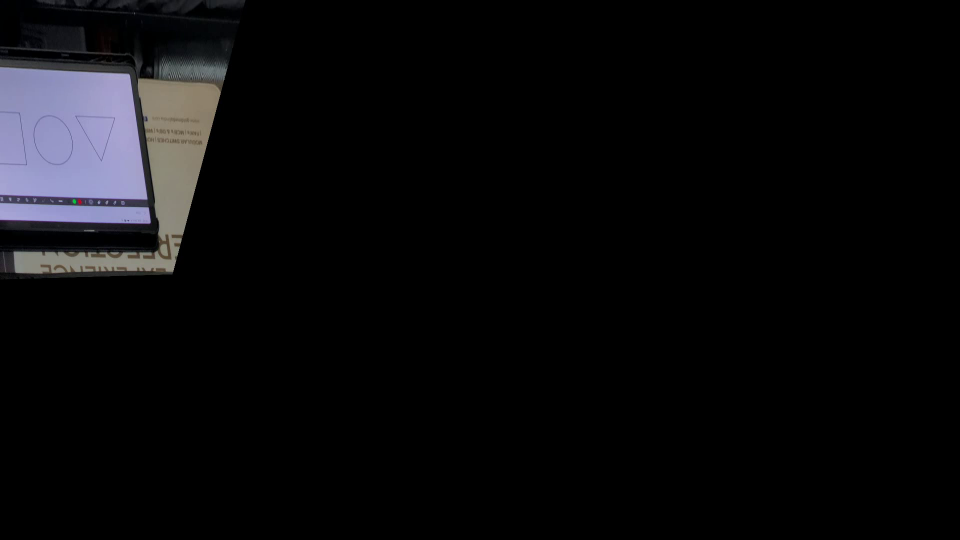
#> input picture frame 27 of output_video.mp4, 1920 x 1080 px, given in place of video, which was not available (shown at 1/2 size)
$ jupyter execute top_down.ipynb
#> lines starting #> are read from the running program, lines starting #| are printed output that depends on the picture; pictures that were not available may be replaced by others from this repository, and a replacement may not be noted
[cell 1]
#Importing Required Libraries
import numpy as np
import cv2
import matplotlib.pyplot as plt
import os
import sys
from PIL import Image
import requests
import imutils

[cell 2]
#enter the url from the IP camera app https://play.google.com/store/apps/details?id=com.pas.webcam&hl=en_US&gl=US
url = "http://172.30.92.214:8080/video"
# While loop to continuously fetching data from the Url
capture = cv2.VideoCapture(url)
while True:
    _, frame = capture.read()
#> frame is the input picture: shape (1080, 1920, 3); mean B, G, R 11.6, 10, 10.1
    cv2.imshow('sharesight',frame)
    if cv2.waitKey(1) == ord("x"): #press x to exit the capture window and take a photo image saved as test.png (will be replaced for each capture)
#> (key x is pressed here)
        result,frame = capture.read()
        cv2.imwrite("test.png",frame)
        break
capture.release()
cv2.destroyAllWindows()

[cell 3]
#Functions for loading and displaying image from CV HW1
def load_image(filename):
#> called with filename = 'test_04_11/20231104_213128.jpg'
  img = np.asarray(Image.open(filename))
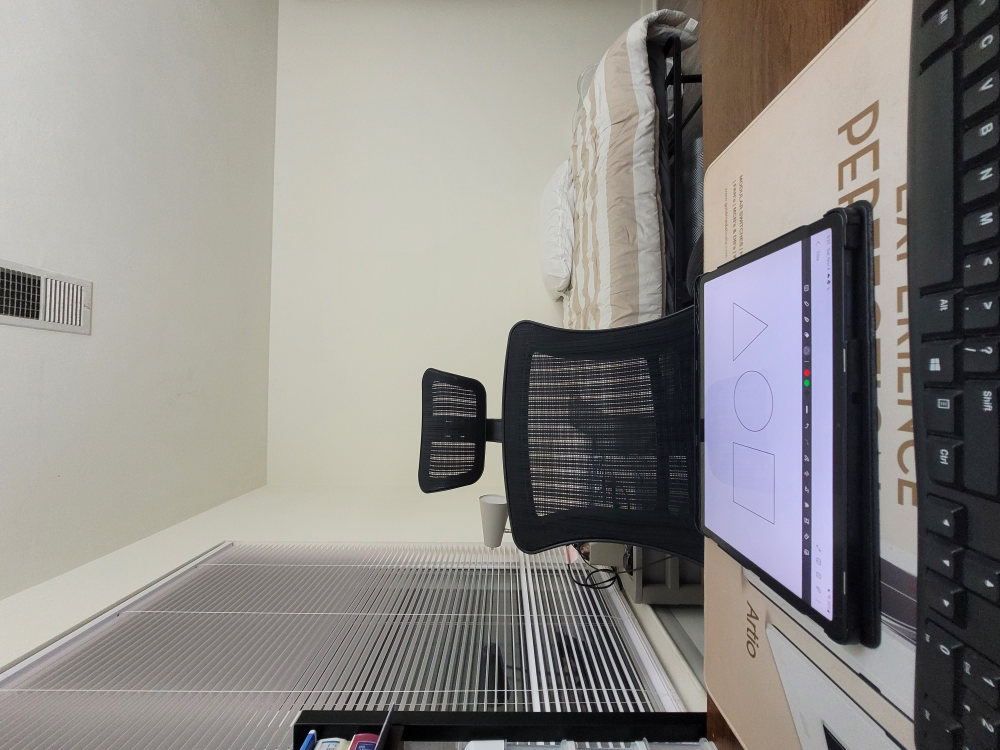
#> input picture test_04_11/20231104_213128.jpg, 4000 x 3000 px (shown at 1/4 size)
#> img is the input picture: shape (3000, 4000, 3); mean R, G, B 141.2, 138.4, 134.9
  img = img.astype("float32")/255.0
  return img

def show_image(img):
  fig = plt.figure()
  fig.set_size_inches(8, 6) # You can adjust the size of the displayed figure
  plt.imshow(img)
  plt.axis("off")

[cell 4]
image = load_image("test_04_11/20231104_213128.jpg")
image = cv2.rotate(image,cv2.ROTATE_90_CLOCKWISE)
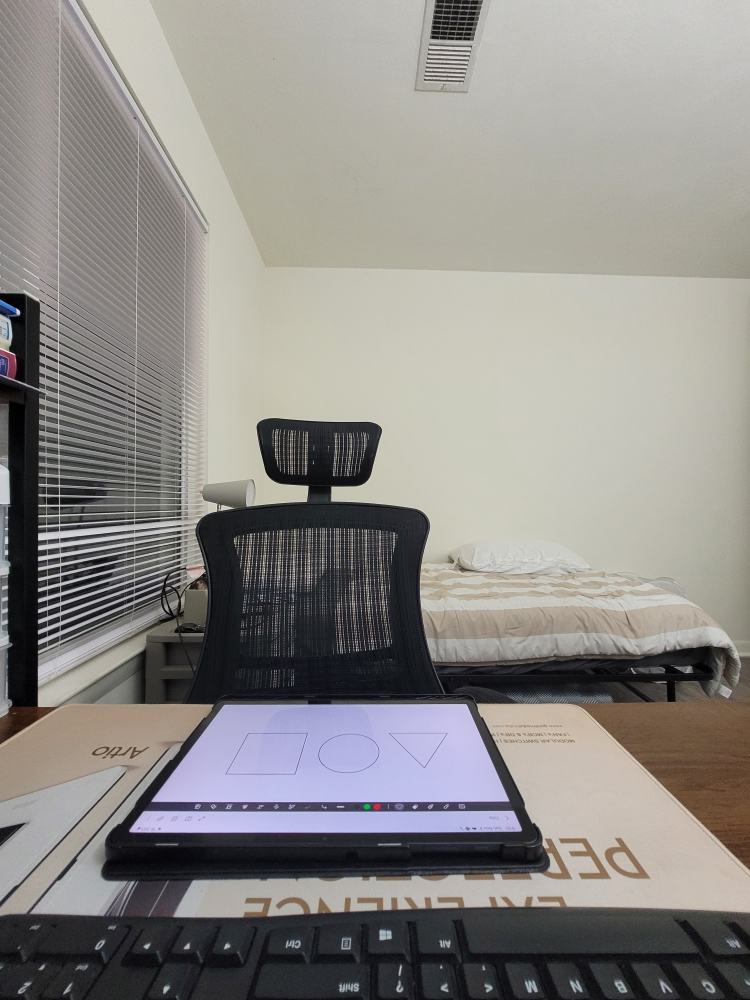
#> image: shape (4000, 3000, 3) float32 (shown at 1/4 size); mean R, G, B 0.526, 0.503, 0.499
show_image(image)

[cell 5]
# trapezoid_pts = np.array([[263, 245], [462, 246], [502, 476], [224, 474]], dtype='float32') #for test1

trapezoid_pts = np.array([[885,2690], [1917,2678], [2235,3290], [441,3278]], dtype='float32')

# Define the coordinates of the four corners of the desired rectangle (in the same order)

rectangle_pts = np.array([[0, 0], [400, 0], [400, 400], [0, 400]], dtype='float32')

# Compute the perspective transformation matrix
perspective_matrix = cv2.getPerspectiveTransform(trapezoid_pts, rectangle_pts)

# Apply the perspective transformation to the image
transformed_image = cv2.warpPerspective(image, perspective_matrix, (400, 400))  # Adjust the size as needed
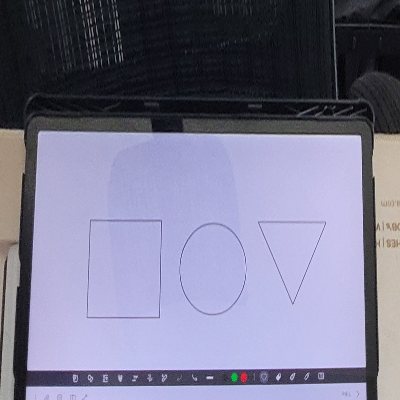
#> transformed_image: shape (400, 400, 3) float32; mean R, G, B 0.48, 0.476, 0.57
transformed_image = cv2.rotate(transformed_image,cv2.ROTATE_180)
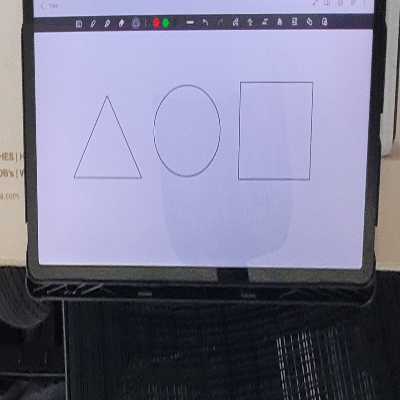
#> transformed_image: shape (400, 400, 3) float32; mean R, G, B 0.48, 0.476, 0.57
show_image(image)
show_image(transformed_image)

[cell 6]
kernel = np.array([[-1, -1, -1],
                       [-1,  9, -1],
                       [-1, -1, -1]])
sharpened_image = cv2.filter2D(transformed_image, -1, kernel)
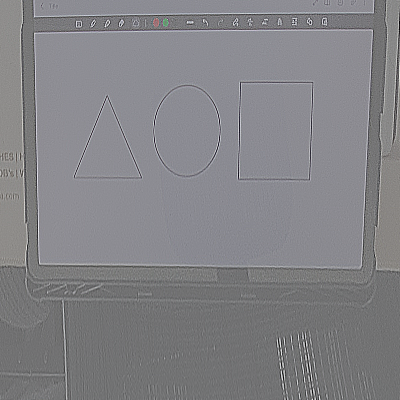
#> sharpened_image: shape (400, 400, 3) float32; mean R, G, B 0.48, 0.476, 0.57; drawn with min black and max white
#> `[cell 6] kernel = np.array([[-1, -1, -1], [-1,  9, -1], [-1, -1, -1]])..`:
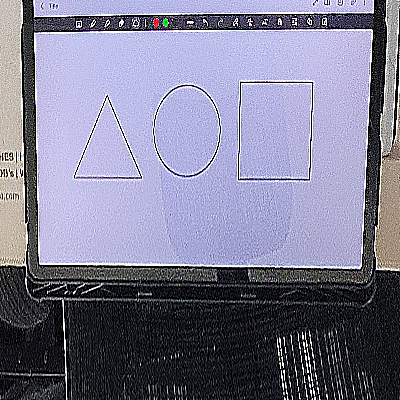
#> shown: shape (400, 400, 3) float32; mean R, G, B 0.489, 0.485, 0.572
show_image(sharpened_image)
# [5 lines of commented-out code are left out]

[cell 7]
cap = cv2.VideoCapture('test_04_11/20231104_213351.mp4')

while True:
    ret, frame = cap.read()
    if not ret:
        break

    cv2.imshow('Video', frame)

    if cv2.waitKey(1) & 0xFF == ord('q'):
#> (key x is pressed here)
        break

cap.release()

[cell 8]
#Trying Basic Perspective Transform on Video

import cv2
import numpy as np

# Open the input video file
input_video = cv2.VideoCapture('test_04_11/20231104_213351.mp4')  # Replace with your video file

# Define the source and destination points for the perspective transform
# src_points = np.array([[x1, y1], [x2, y2], [x3, y3], [x4, y4]], dtype='float32')
# dst_points = np.array([[x1', y1'], [x2', y2'], [x3', y3'], [x4', y4']], dtype='float32')


src_points = np.array([[885,2690], [1917,2678], [2235,3290], [441,3278]], dtype='float32')

# Define the coordinates of the four corners of the desired rectangle (in the same order)

dst_points = np.array([[0, 0], [400, 0], [400, 400], [0, 400]], dtype='float32')
# Calculate the perspective transform matrix
perspective_matrix = cv2.getPerspectiveTransform(src_points, dst_points)

# Define the output video settings
fourcc = cv2.VideoWriter_fourcc(*'XVID')
output_video = cv2.VideoWriter('output_video.mp4', fourcc, 30.0,(1920, 1080))  # Adjust width and height

while True:
    ret, frame = input_video.read()
    if not ret:
        break

    # Apply the perspective transform to the frame
    transformed_frame = cv2.warpPerspective(frame, perspective_matrix, (1920, 1080))
#> transformed_frame: shape (1080, 1920, 3); every value is 0

    # Write the transformed frame to the output video

    output_video.write(transformed_frame)

    cv2.imshow('Original Frame', frame)
    cv2.imshow('Transformed Frame', transformed_frame)

    if cv2.waitKey(1) & 0xFF == ord('q'):
#> (key x is pressed here)
        break

input_video.release()
output_video.release()
cv2.destroyAllWindows()

$ run again, starting later in the video
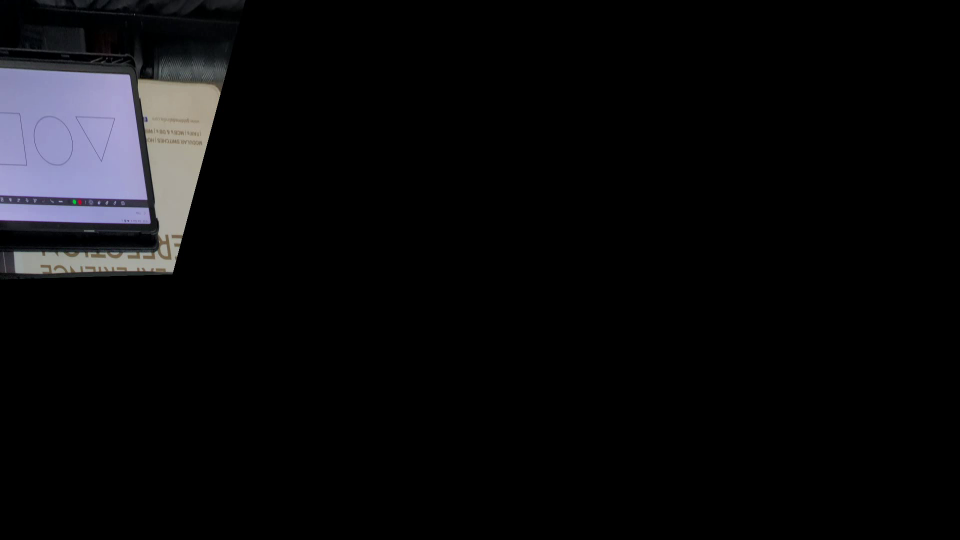
#> input picture frame 125 of output_video.mp4, 1920 x 1080 px, given in place of video, which was not available (shown at 1/2 size)
#> frame is the input picture: shape (1080, 1920, 3); mean B, G, R 12.2, 10.6, 10.6
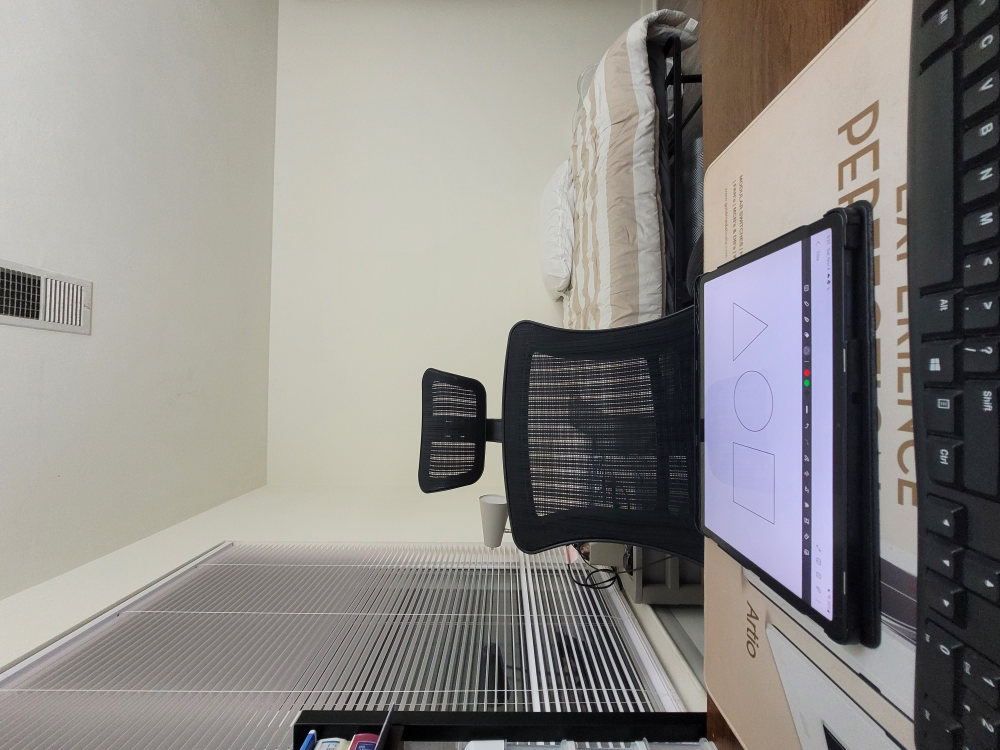
#> input picture test_04_11/20231104_213128.jpg, 4000 x 3000 px (shown at 1/4 size)
#> in load_image, img is the input picture: shape (3000, 4000, 3); mean R, G, B 141.2, 138.4, 134.9
#> transformed_frame: shape (1080, 1920, 3); every value is 0

$ run again, starting later in the video
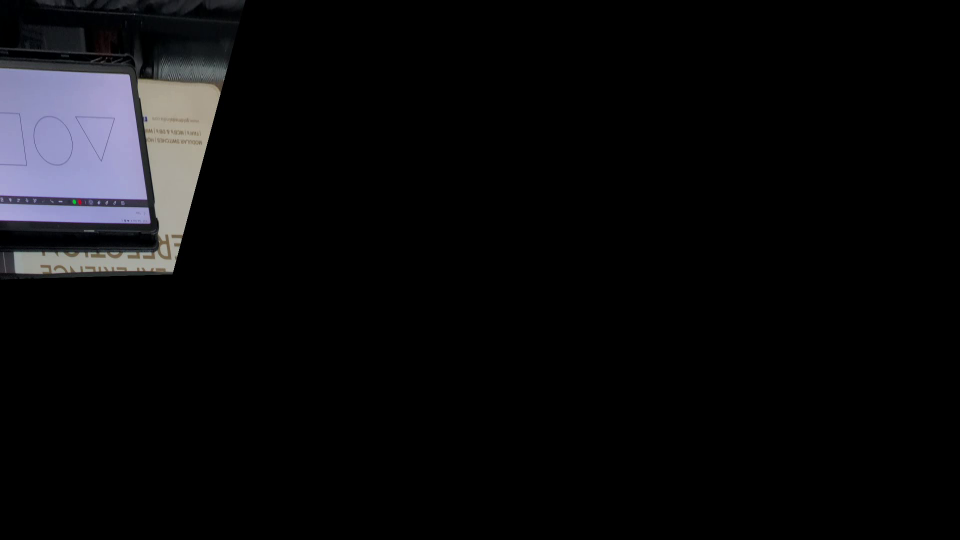
#> input picture frame 223 of output_video.mp4, 1920 x 1080 px, given in place of video, which was not available (shown at 1/2 size)
#> frame is the input picture: shape (1080, 1920, 3); mean B, G, R 12.4, 10.7, 10.8
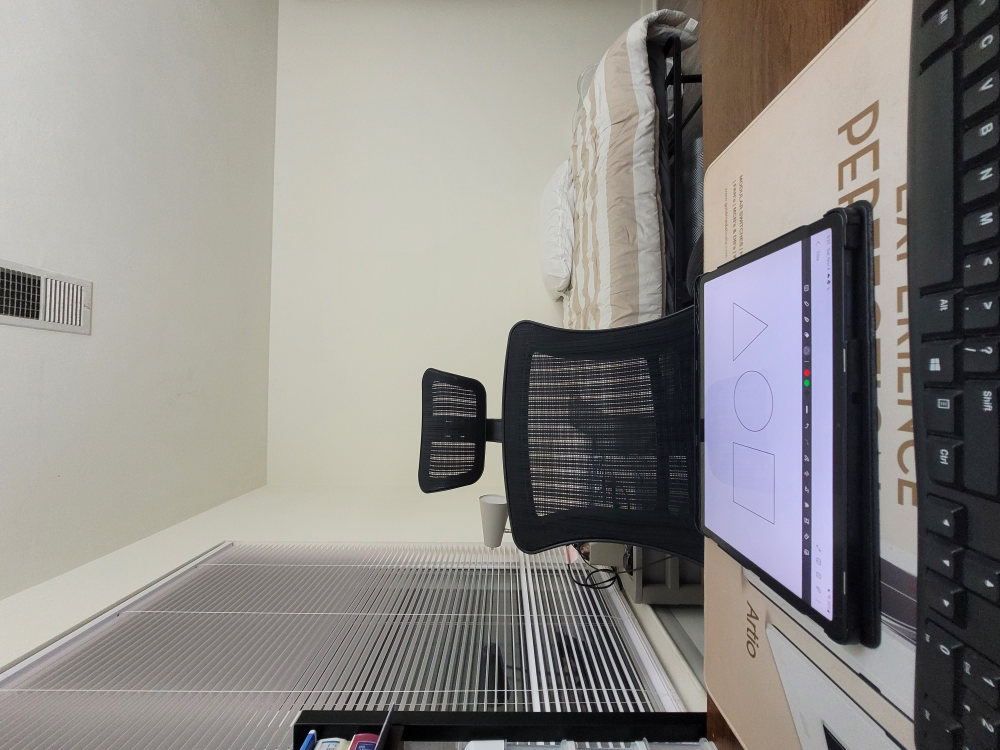
#> input picture test_04_11/20231104_213128.jpg, 4000 x 3000 px (shown at 1/4 size)
#> in load_image, img is the input picture: shape (3000, 4000, 3); mean R, G, B 141.2, 138.4, 134.9
#> transformed_frame: shape (1080, 1920, 3); every value is 0
